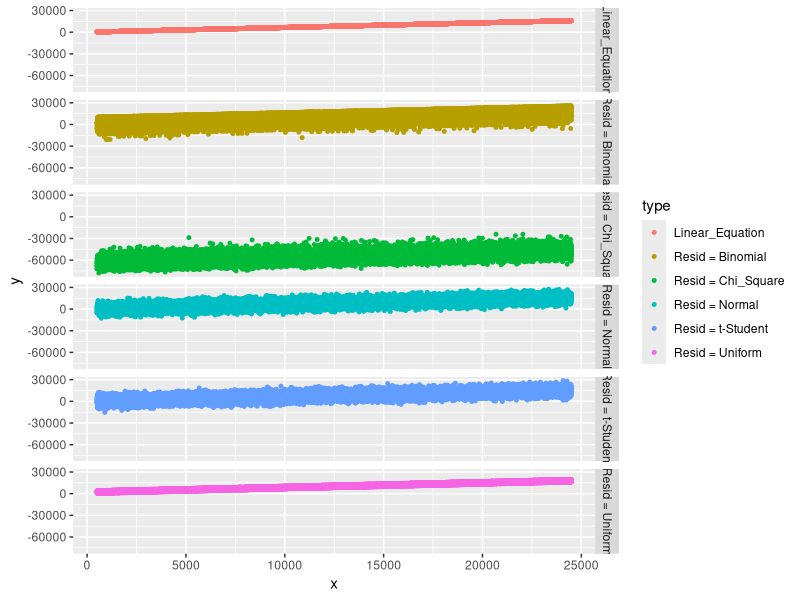
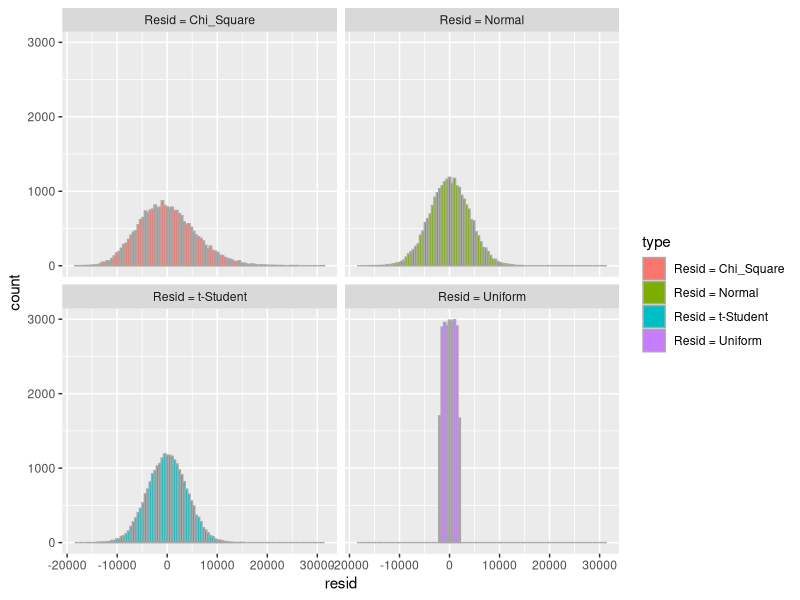
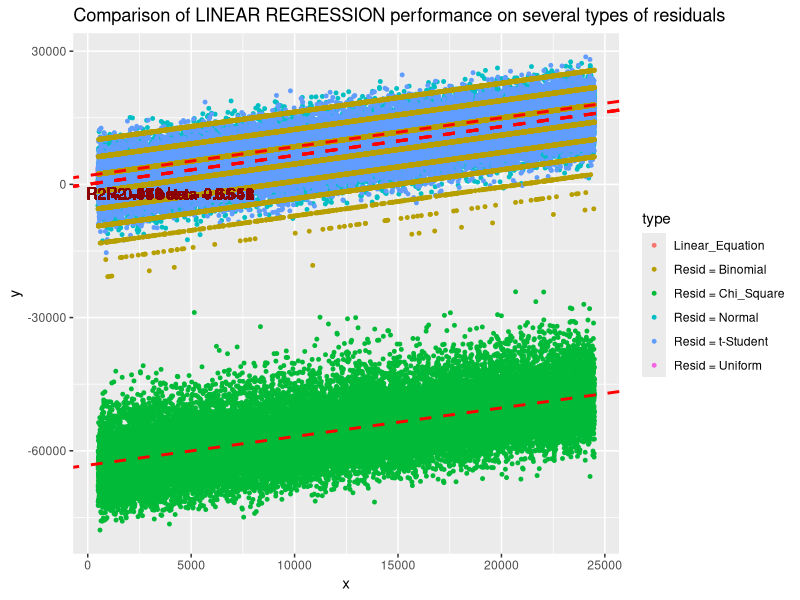

These charts were generated, in order, by the following R code:
library('dplyr')
library('ggplot2')

rm()
my_x = seq( from = 500, to = 24500 , by = 1)
alfa = 40
beta = 0.65
my_y = alfa + beta * my_x

df = data.frame( x = my_x, y = my_y, type = 'Linear_Equation' )  
n = nrow( df )
ampl = max( my_y ) - min( my_y )

resid_1 = runif( n = n, min = 0, max = 1 ) * ampl /4
resid_2 = rnorm( n = n, mean = 0, sd = 1 ) * ampl /4
resid_3 = rt( n = n, df = n - 2 ) * ampl /4
resid_4 = ( rbinom( n = n, size = 10, prob = .75 ) - 7.5 ) * ampl /4
resid_5 = ( rchisq( n = n, df = 50, ncp = 5 ) - 200) * ampl / 30 + 12000

df = rbind( df, data.frame( x = my_x, y = my_y + resid_1, type = 'Resid = Uniform'))
df = rbind( df, data.frame( x = my_x, y = my_y + resid_2, type = 'Resid = Normal'))
df = rbind( df, data.frame( x = my_x, y = my_y + resid_3, type = 'Resid = t-Student'))
df = rbind( df, data.frame( x = my_x, y = my_y + resid_4, type = 'Resid = Binomial'))
df = rbind( df, data.frame( x = my_x, y = my_y + resid_5, type = 'Resid = Chi_Square'))


# ............ visualise datasets ........................
ggplot( data = df, aes(x, y, colour = type )) + 
          geom_point( size = 1) + facet_grid( facets = type ~ . )

df_regr = data.frame( x_mean = 0, y_mean = 0, Sxx = 0, Syy = 0, Sxy = 0,  
                      beta_hat = beta, alfa_hat = alfa, SSR = 0, R2 = 1, r =1,
                      type = 'Linear_Equation'
                      )
df_regr_resid = data.frame ( resid = 0, type = 'ZERO' )
df_regr_predict_interv = data.frame( x_pi = 0, y_low = 0, y_high = 0, type = 'ZERO' ) 
x_pi = seq( from = min( my_x ) * 0.25, to = max( my_x )*1.5, by = 1 )
df_types = df %>% filter( type != 'Linear_Equation' ) %>%
                 group_by( type ) %>%
                 summarise( nr = n() ) %>% select( type )

for( iter in df_types$type){
        print( iter )
        df_temp = df %>% filter( type == iter )
        x_mean = mean( df_temp$x )
        y_mean = mean( df_temp$y )
        
        Sxx = sum( ( df_temp$x - x_mean )^2 )
        Syy = sum( ( df_temp$y - y_mean )^2 )
        Sxy = sum( ( df_temp$y - y_mean ) * ( df_temp$x - x_mean ) )
        beta_hat = Sxy / Sxx
        alfa_hat = y_mean - beta_hat * x_mean
        SSR = sum( ( df_temp$y - (alfa_hat + beta_hat * df_temp$x) )^2 )
        R2 = ( Syy - SSR )/Syy
        r = sign( beta_hat ) * sqrt( R2 )
        df_regr = rbind( df_regr, data.frame( x_mean, y_mean, Sxx, Syy, Sxy,  
                                              beta_hat, alfa_hat, SSR, R2, r,
                                              type = iter ) 
                         )
        df_regr_resid = rbind( df_regr_resid, 
                               data.frame( resid = df_temp$y - ( alfa_hat + beta_hat * df_temp$x),
                                           type = iter
                                        ) 
                               )
        # ......... Prediction interval ................
        pi_confid = 99
        t_a = qt( (100-pi_confid) / 100 / 2 , df = n - 2 )
        my_sqrt = sqrt( ( 1 + 1 / n + ( x_pi - x_mean )^2 /Sxx) *SSR / (n-2)  )
        y_low  = alfa_hat + beta_hat * x_pi + t_a * my_sqrt
        y_high = alfa_hat + beta_hat * x_pi - t_a * my_sqrt
        df_regr_predict_interv = rbind( df_regr_predict_interv, x_pi, 
                                        y_low, y_high, type = iter 
                                        )
}      # ..... end of FOR ..............

df_regr_resid = df_regr_resid %>% filter( type != 'ZERO' & type != 'Resid = Binomial')
ggplot( data = df_regr_resid, aes( x = resid, fill = type ) ) +
        geom_histogram( binwidth = n / 50, colour = 'darkgray' ) +
        facet_wrap( facets = ~ type, ncol = 2, nrow = 2 )

df_qnt_regr = df_regr_resid %>% 
                        group_by( type ) %>% 
                        summarise( qt_50 = quantile( resid , probs = 0.50 ) ,
                                   qt_95 = quantile( resid , probs = 0.95 ), 
                                   qt_99 = quantile( resid , probs = 0.99 ) 
                                   )


df = inner_join( x = df, y = df_regr, by = 'type' )
ggplot( data = df, aes( x,y, colour = type ) ) + 
        geom_point( size = 1 ) +
        geom_abline( aes( slope = beta_hat, intercept = alfa_hat ),
                     linetype = 'dashed', colour = 'red', size = 1 ) +
        geom_text( aes( x = 4000, y = -2000,
                        label = paste0( 'R2 = ', round(R2,3), ' beta = ', 
                                        round( beta_hat, 3 ) ) ) ,
                        colour = 'darkred'
                   ) +
        ggtitle( label = 'Comparison of LINEAR REGRESSION performance on several types of residuals' )
                   


